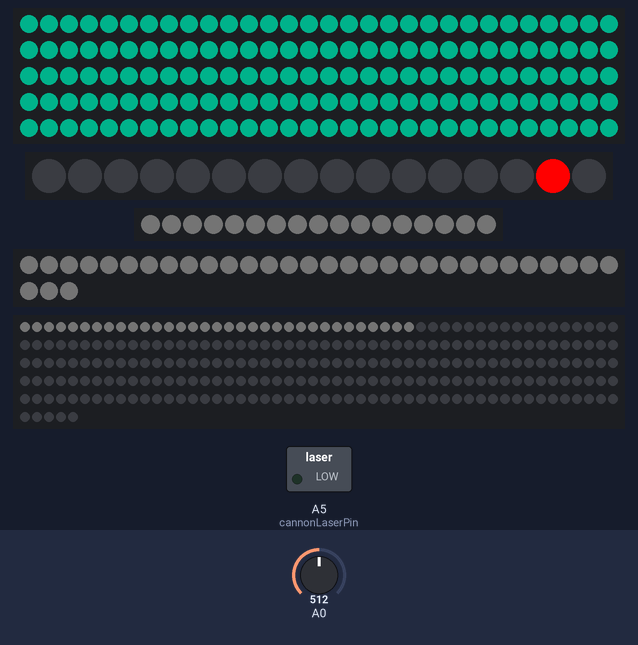
Simulated run of this sketch. Board: Arduino Uno, built with avr-gcc and run on an emulated ATmega328P. On the bench: 150 RGB LEDs in strip order, left to right, continuing on the next row, 16 RGB LEDs in strip order, left to right, 17 RGB LEDs in strip order, left to right, 33 RGB LEDs in strip order, left to right, continuing on the next row, 255 RGB LEDs in strip order, left to right, continuing on the next row, switched loads named in the sketch (green lamp = pin HIGH). Inputs (shaded band) come from the test bench; at power-on: A0 = 512. Dim RGB values are drawn brighter than linear; random numbers use the default seed unless the sketch sets one.

Above: at 0.46 s.
At 9.96 s:
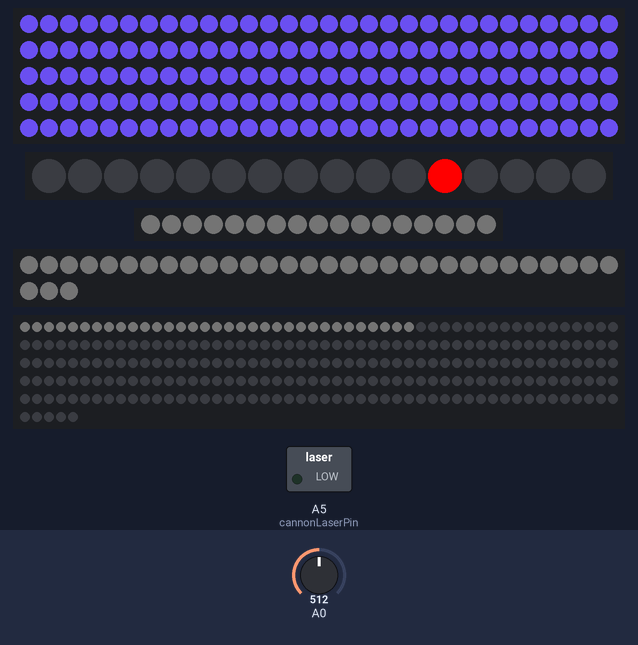
At 20.14 s:
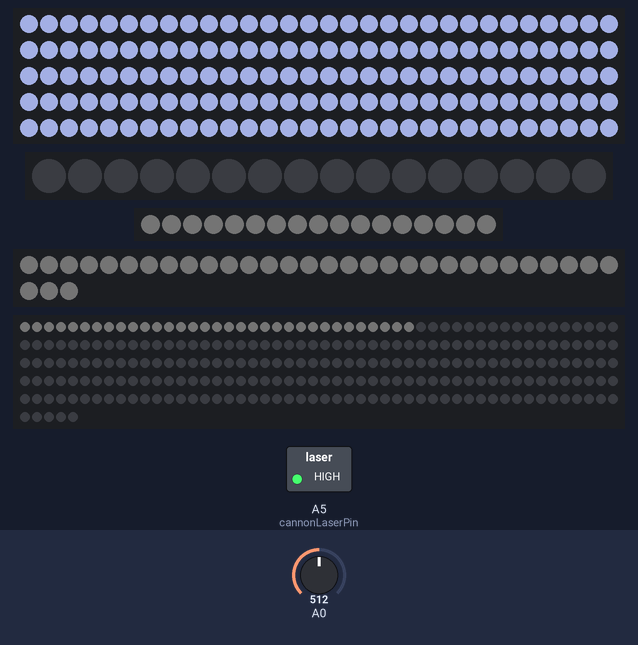
At 39.76 s:
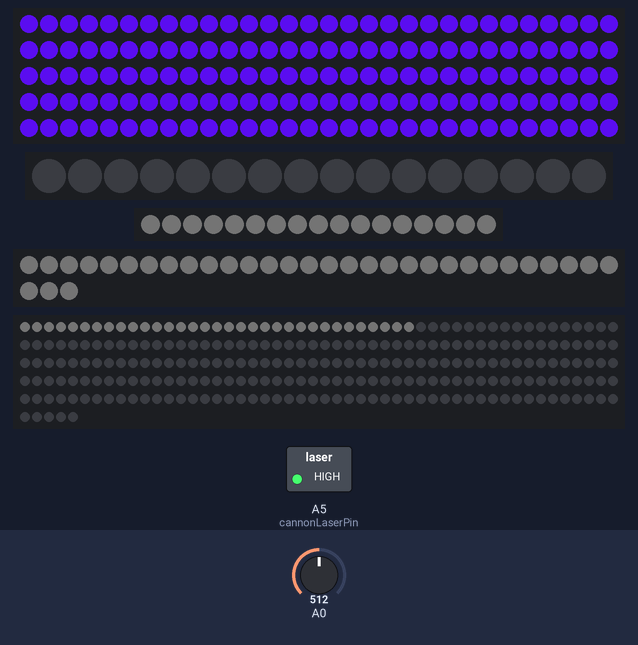
Timing chart, 0 to 40.0 s (numbered marks = the images above):
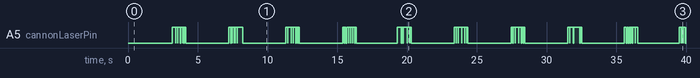

The sketch:

Zeppelin.ino
```cpp
// PINS
// Zepelin - 10
// Clouds - [2, 7, 12]
// Canon - 13

#include <SPI.h>

#include <NeoPixelBus.h>
#include <NeoPixelAnimator.h>
#include <NeoPixelBrightnessBus.h>

struct ZeppelinAnimationState
{
  RgbColor StartingColor;
  RgbColor EndingColor;
};


const uint8_t zeppelinPixelCount = 150;
const uint8_t zeppelinPin = 10;


struct CloudState {
  uint8_t pin;
  uint8_t pixelCount;

  bool struck;
  uint8_t flashOffset;
  uint8_t flashCount;
};

const uint8_t cloudCount = 3;


const uint8_t cannonBodyPixelCount = 16;
const uint8_t cannonBodyPin = 13;
const uint8_t cannonLaserPin = A5;
uint8_t lastCannonPixel;

float slowestCanonSpeed = 300;
float fastestCanonSpeed = 50;
uint8_t cannonAnimationsCount = 10;
uint8_t cannonSlowSpeedSteps = 15;

uint8_t cannonSlowSpeedCount = 0;
float cannonAnimationStep = (slowestCanonSpeed - fastestCanonSpeed) / cannonAnimationsCount;
float currentCannonAnimationSpeed = slowestCanonSpeed;

const RgbColor BlackColor(HtmlColor(0x000000));
const RgbColor RedColor(HtmlColor(0xff0000));

//TODO: make more beautifull
CloudState clouds[cloudCount] = {
  {
    2,      //pin
    17,     //count

    false,
    0,
    0
  },

  {
    7,      //pin
    33,     //count

    false,
    0,
    0
  },

  {
    12,      //pin
    255,     //count

    false,
    0,
    0
  },

};

const uint8_t maxCloudPixelCount = 33;

const uint8_t flashChannce = 1;
const uint8_t flashDuration = 70;
const uint8_t minFlashPixels = 1;
const uint8_t maxFlashPixels = 10;

HslColor normalCloudColor(1.0f, 0, 0.004);


NeoPixelBus<NeoGrbFeature, Neo800KbpsMethod> zeppelinStrip(zeppelinPixelCount, zeppelinPin);
NeoPixelBus<NeoGrbFeature, Neo800KbpsMethod> cannonBodyStrip(cannonBodyPixelCount, cannonBodyPin);

//TODO: make clouds strips as an array
NeoPixelBus<NeoGrbFeature, Neo800KbpsMethod> cloud1Strip(clouds[0].pixelCount, clouds[0].pin);
NeoPixelBus<NeoGrbFeature, Neo800KbpsMethod> cloud2Strip(clouds[1].pixelCount, clouds[1].pin);
NeoPixelBus<NeoGrbFeature, Neo800KbpsMethod> cloud3Strip(clouds[2].pixelCount, clouds[2].pin);


NeoPixelAnimator zeppelinAnimation(1);

NeoPixelAnimator cloudAnimation(1);

NeoPixelAnimator cannonAnimation(1);
NeoPixelAnimator cannonFireAnimation(1);

// one entry per pixel to match the animation timing manager
ZeppelinAnimationState animationState[1];

void SetRandomSeed()
{
  uint32_t seed;

  // random works best with a seed that can use 31 bits
  // analogRead on a unconnected pin tends toward less than four bits
  seed = analogRead(0);
  delay(1);

  for (int shifts = 3; shifts < 31; shifts += 3)
  {
    seed ^= analogRead(0) << shifts;
    delay(1);
  }

  randomSeed(seed);
}

// simple blend function
void BlendAnimUpdate(const AnimationParam& param)
{
  // this gets called for each animation on every time step
  // progress will start at 0.0 and end at 1.0
  // we use the blend function on the RgbColor to mix
  // color based on the progress given to us in the animation
  RgbColor updatedColor = RgbColor::LinearBlend(
    animationState[param.index].StartingColor,
    animationState[param.index].EndingColor,
    param.progress);

  // apply the color to the strip
  for (uint16_t pixel = 0; pixel < zeppelinPixelCount; pixel++)
  {
    zeppelinStrip.SetPixelColor(pixel, updatedColor);
  }
}


void resetClouds() {
  for (uint8_t f = 0; f < cloudCount; f++) {
    clouds[f].struck = false;
  }

  for (uint8_t f = 0; f < maxCloudPixelCount; f++) {
    cloud1Strip.SetPixelColor(f, normalCloudColor);
    cloud2Strip.SetPixelColor(f, normalCloudColor);
    cloud3Strip.SetPixelColor(f, normalCloudColor);
  }
}

void flashAnimation(const AnimationParam& param) {
  uint16_t dice;

  for (uint8_t f = 0; f < cloudCount; f++) {
    // roll dice for a flash
    if (!clouds[f].struck) {
      dice = random(0, 100);

      if (dice < flashChannce) {
        clouds[f].struck = true;
        clouds[f].flashOffset = random(0, clouds[f].pixelCount - minFlashPixels);
        clouds[f].flashCount = min(random(clouds[f].flashOffset, clouds[f].pixelCount), maxFlashPixels);
      }
    }
  }

  HslColor flashCloudColor(1.0f, 0, (0.5 * param.progress) + 0.004);

  if (clouds[0].struck) {
    for (uint8_t f = clouds[0].flashOffset; f < clouds[0].flashCount; f++) {
      cloud1Strip.SetPixelColor(f, flashCloudColor);
    }
  }

  if (clouds[1].struck) {
    for (uint8_t f = clouds[1].flashOffset; f < clouds[1].flashCount; f++) {
      cloud2Strip.SetPixelColor(f, flashCloudColor);
    }
  }

  if (clouds[2].struck) {
    for (uint8_t f = clouds[2].flashOffset; f < clouds[2].flashCount; f++) {
      cloud3Strip.SetPixelColor(f, flashCloudColor);
    }
  }

  if (param.state == AnimationState_Completed)
  {
    resetClouds();
    cloudAnimation.RestartAnimation(param.index);
  }
}

void CannonAnimUpdate(const AnimationParam& param) {
	float progress = NeoEase::Linear(param.progress);
	uint16_t nextCannonPixel = progress * cannonBodyPixelCount;


	cannonBodyStrip.SetPixelColor(lastCannonPixel, BlackColor);

	cannonBodyStrip.SetPixelColor(nextCannonPixel, RedColor);

	lastCannonPixel = nextCannonPixel;

	if (param.state == AnimationState_Completed) {
		if (currentCannonAnimationSpeed > fastestCanonSpeed) {
			currentCannonAnimationSpeed -= cannonAnimationStep;
			cannonAnimation.StartAnimation(0, currentCannonAnimationSpeed, CannonAnimUpdate);
		}
		else {
			if (cannonSlowSpeedCount < cannonSlowSpeedSteps) {
				cannonSlowSpeedCount ++;
				cannonAnimation.StartAnimation(0, currentCannonAnimationSpeed, CannonAnimUpdate);
			}
			else {
				cannonSlowSpeedCount = 0;
				currentCannonAnimationSpeed = slowestCanonSpeed;
				cannonFireAnimation.StartAnimation(0, 1000, CannonFireAnimUpdate);
			}
		}
	}
}

void CannonFireAnimUpdate(const AnimationParam& param) {
	float progress = NeoEase::Linear(param.progress);

	if ((int)(progress * 100) % 5 == 0) {
		digitalWrite(cannonLaserPin, LOW);
	}
	else {
		digitalWrite(cannonLaserPin, HIGH);
	}


	if (param.state == AnimationState_Completed) {
		digitalWrite(cannonLaserPin, LOW);
		cannonAnimation.StartAnimation(0, slowestCanonSpeed, CannonAnimUpdate);
	}
}

void setupClouds() {
  cloud1Strip.Begin();
  cloud2Strip.Begin();
  cloud3Strip.Begin();

  resetClouds();

  cloud1Strip.Show();
  cloud2Strip.Show();
  cloud3Strip.Show();

  cloudAnimation.StartAnimation(0, flashDuration, flashAnimation);
}

void setup()
{
	pinMode(cannonLaserPin, OUTPUT);

  zeppelinStrip.Begin();
  zeppelinStrip.Show();

  cannonBodyStrip.Begin();
  cannonBodyStrip.Show();

  SetRandomSeed();
  setupClouds();

  cannonAnimation.StartAnimation(0, slowestCanonSpeed, CannonAnimUpdate);
}

void loop()
{
  cloudAnimation.UpdateAnimations();
  cloud1Strip.Show();
  cloud2Strip.Show();
  cloud3Strip.Show();

  if (zeppelinAnimation.IsAnimating())
  {
    // the normal loop just needs these two to run the active animations
    zeppelinAnimation.UpdateAnimations();
    zeppelinStrip.Show();
  }
  else
  {
    // no animation runnning, start some
    RgbColor target = HslColor(random(360) / 360.0f, 1.0f, 0.5f);
    uint16_t time = random(800, 2000);

    animationState[0].StartingColor = zeppelinStrip.GetPixelColor(0);
    animationState[0].EndingColor = target;

    zeppelinAnimation.StartAnimation(0, time, BlendAnimUpdate);
  }

	cannonAnimation.UpdateAnimations();
	cannonFireAnimation.UpdateAnimations();
	cannonBodyStrip.Show();
}
```
